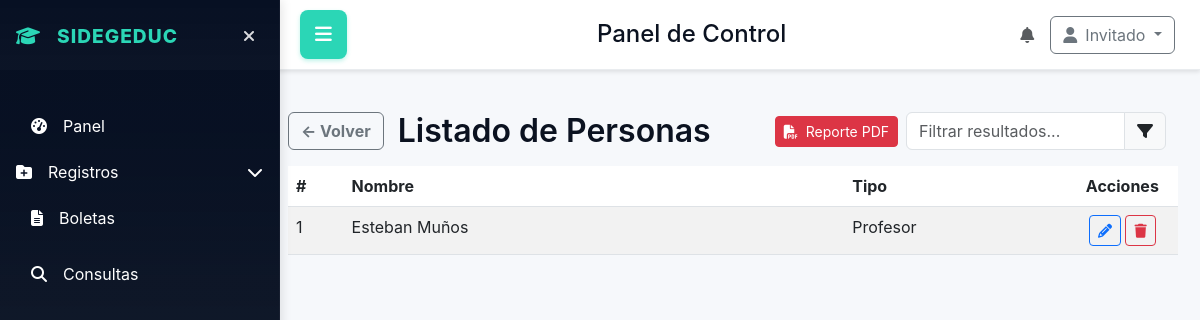
/consultas/personas/list?role=profesor, run on an earlier commit of the app's database.
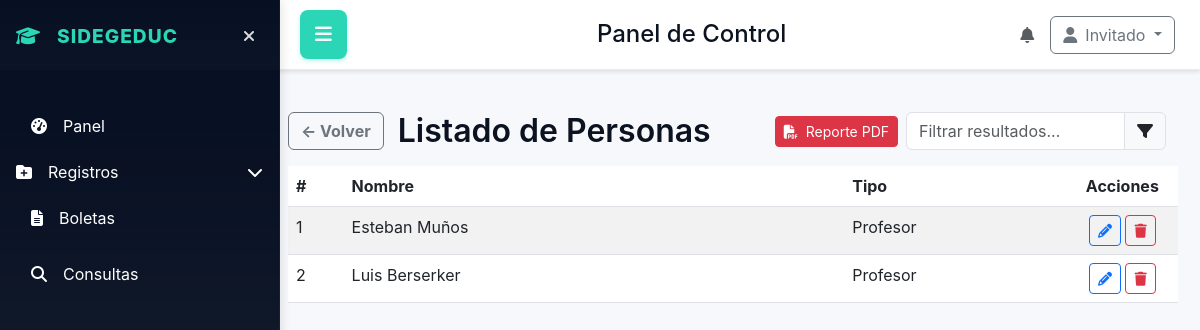
And on a later commit of the database.
### database/models.py (models this page shows)
class Profesores(db.Model):
    __tablename__ = 'profesores'
    id_profesor = db.Column(db.Integer, primary_key=True)
    id_persona = db.Column(db.Integer, db.ForeignKey('personas.id_persona'))
    id_especialidad = db.Column(db.Integer, db.ForeignKey('especialidades.id_especialidad'))

class Personas(db.Model):
    __tablename__ = 'personas'
    id_persona = db.Column(db.Integer, primary_key=True)
    primer_nombre = db.Column(db.String(50), nullable=False)
    segundo_nombre = db.Column(db.String(50))
    primer_apellido = db.Column(db.String(50), nullable=False)
    segundo_apellido = db.Column(db.String(50))
    fecha_nacimiento = db.Column(db.Date)
    id_sexo = db.Column(db.Integer, db.ForeignKey('sexo.id_sexo'))
    id_tipo_persona = db.Column(db.Integer, db.ForeignKey('tipo_persona.id_tipo_persona'), nullable=False)
    id_tipo_documento = db.Column(db.Integer, db.ForeignKey('tipo_documento.id_tipo_documento'), nullable=True)
    numero_cedula = db.Column(db.String(20), nullable=True)
    id_ocupacion = db.Column(db.Integer, db.ForeignKey('ocupaciones.id'), nullable=True)
    id_profesion = db.Column(db.Integer, db.ForeignKey('profesiones.id'), nullable=True)
    num_hijos = db.Column(db.Integer, nullable=True)
    id_relacion_familiar = db.Column(db.Integer, db.ForeignKey('relaciones_familiares.id'), nullable=True)

### app.py (the view)
@app.route('/consultas/personas/list')
def consultas_personas_list():
    return manejar_la_vista_de.consultas_personas_list()

### app.py (called while the page is built)
@event.listens_for(Engine, "connect")
def set_sqlite_pragma(dbapi_connection, connection_record):
    if app.config['SQLALCHEMY_DATABASE_URI'].startswith("sqlite"):
        cursor = dbapi_connection.cursor()
        cursor.execute("PRAGMA foreign_keys=ON")
        cursor.close()

@app.context_processor
def inject_user_context():
    try:
        ctx = get_user_context(session)
    except Exception:
        ctx = {}
    return {
        'is_creator': ctx.get('is_creator', False),
        'developer_priv': ctx.get('developer_priv', False),
        'role_name': ctx.get('role_name'),
        'role_desc': ctx.get('role_desc'),
        'status': ctx.get('status'),
        'usuario': ctx.get('user')
    }

### utils/permissions.py (called while the page is built, shortened)
def get_user_context(session): #esto es la funcion que se reutiliza  para obtener el contexto del usuario desde la sesión
    user = None
    developer_priv = False
    current_user_id = None
    role_name = None
    role_desc = None
    status = None
    is_creator = False
    return {
        'user': user,
        'developer_priv': developer_priv,
        'current_user_id': current_user_id,
        'role_name': role_name,
        'role_desc': role_desc,
        'status': status,
        'is_creator': is_creator
    }

### utils/view_handlers.py (called while the page is built)
def compute_role_counts(ctx):
    try:
        if ctx.get('is_creator'):
            roles_count = Roles.query.count()
            users_q = db.session.query(Roles.nombre_rol, func.count(Usuarios.id_user)).join(Usuarios, Usuarios.id_rol == Roles.id_rol).group_by(Roles.id_rol).all()
        else:
            roles_count = Roles.query.filter(func.lower(func.trim(Roles.nombre_rol)) != 'creador').count()
            users_q = db.session.query(Roles.nombre_rol, func.count(Usuarios.id_user)).join(Usuarios, Usuarios.id_rol == Roles.id_rol).filter(func.lower(func.trim(Roles.nombre_rol)) != 'creador').group_by(Roles.id_rol).all()
        users_by_role = [{'role': r or 'Sin nombre', 'count': int(c)} for r, c in users_q]
    except Exception:
        roles_count = 0
        users_by_role = []
    return roles_count, users_by_role

### templates/home_panel/struct.html (shortened to what this page needs)
<!DOCTYPE html>
<html lang="en">
<head>
    <link href="https://cdn.jsdelivr.net/npm/bootstrap@5.3.0/dist/css/bootstrap.min.css" rel="stylesheet">
    <link rel="stylesheet" href="https://cdnjs.cloudflare.com/ajax/libs/font-awesome/6.4.0/css/all.min.css">
    <link rel="stylesheet" href="{{ url_for('static', filename='home_panel/home_panel.css') }}">
    <link rel="stylesheet" href="https://cdn.jsdelivr.net/npm/flatpickr/dist/themes/material_blue.css">
</head>
<body>
    <div class="app-layout">
        <aside class="sidebar" id="sidebar">
            <div class="p-3">
                <div class="d-flex align-items-center mb-3">
                    <div class="logo">
                        <i class="fas fa-graduation-cap me-2"></i>
                        SIDEGEDUC
                    </div>
                    <button id="sidebar-toggle" class="sidebar-toggle" aria-label="Ocultar sidebar">
                        <i class="fas fa-times"></i>
                    </button>
                </div>
            </div>
            <nav class="p-3 flex-grow-1">
                <ul class="nav flex-column">
                    <li class="nav-item mb-2">
                        <a class="nav-link" href="{{ url_for('dashboard') }}">
                            <i class="fas fa-tachometer-alt me-3"></i>
                            <span>Panel</span>
                        </a>
                    </li>
                    <li class="nav-item mb-2">
                        <button class="nav-link btn btn-link text-start p-0 w-100" data-bs-toggle="collapse" data-bs-target="#registrosSub" aria-expanded="false">
                            <i class="fas fa-folder-plus me-3"></i>
                            <span>Registros</span>
                            <i class="fas fa-chevron-down ms-auto"></i>
                        </button>
                    </li>
                    <li class="nav-item mb-2">
                        <a class="nav-link" href="{{ url_for('boleta') }}">
                            <i class="fas fa-file-alt me-3"></i>
                            <span>Boletas</span>
                        </a>
                    </li>
                    <li class="nav-item mb-2">
                        <a class="nav-link" href="{{ url_for('consultas') }}">
                            <i class="fas fa-search me-3"></i>
                            <span>Consultas</span>
                        </a>
                    </li>
                </ul>
            </nav>
        </aside>
        <header class="topbar">
            <button id="menu-toggle" class="menu-toggle">
                <i class="fas fa-bars"></i>
            </button>
            <div class="d-flex align-items-center">
                <h1 class="h4 mb-0 ms-3">Panel de Control</h1>
            </div>
            <div class="d-flex align-items-center">
                <div class="me-3">
                    <i class="fas fa-bell text-muted"></i>
                </div>
                <div class="dropdown">
                    <button class="btn btn-outline-secondary dropdown-toggle" type="button" data-bs-toggle="dropdown">
                        <i class="fas fa-user me-2"></i>{{ usuario if usuario else 'Invitado' }}
                    </button>
                </div>
            </div>
        </header>
        <main class="content">
            {% if content_template %}
                {% include content_template %}
            {% endif %}
        </main>
    </div>
</body>
</html>

### templates/home_panel/consultas_personas_list.html (shortened to what this page needs)
<div class="container-fluid" style="margin-top:90px;">
  <div class="row align-items-center mb-3">
    <div class="col-auto">
      <a href="{{ url_for('consultas') }}" class="btn btn-outline-secondary" style="font-weight:bold;">
        &larr; Volver
      </a>
    </div>
    <div class="col-auto">
      <h2 class="mb-0" style="font-weight:600; font-size:2rem;">Listado de Personas</h2>
    </div>
    <div class="col text-end d-flex align-items-center justify-content-end gap-2">
      <a href="{{ url_for('reporte_pdf_personas', role=role or '') }}" class="btn btn-danger btn-sm" title="Descargar reporte PDF">
        <i class="fas fa-file-pdf me-1"></i> Reporte PDF
      </a>
      <div class="input-group" style="max-width:260px;">
        <input id="filtro-listado" type="text" class="form-control" placeholder="Filtrar resultados..." autocomplete="off">
        <span class="input-group-text"><i class="fas fa-filter"></i></span>
      </div>
    </div>
  </div>
  <link rel="stylesheet" href="/static/home_panel/filtro-dinamico.css">
  {% if rows and rows|length > 0 %}
  <table class="table table-striped">
    <thead>
      <tr>
        <th style="width:5%;">#</th>
        <th style="width:45%;">Nombre</th>
        <th style="width:20%;">Tipo</th>
        <th style="width:10%;text-align:center;">Acciones</th>
      </tr>
    </thead>
    <tbody>
      {% for r in rows %}
      <tr>
        <td>{{ loop.index }}</td>
        <td>{{ r.primer_nombre }} {% if r.segundo_nombre %}{{ r.segundo_nombre }}{% endif %} {{ r.primer_apellido }} {% if r.segundo_apellido %}{{ r.segundo_apellido }}{% endif %}</td>
        <td>
          {% if r.tipo_persona %}
            {{ r.tipo_persona }}
          {% elif r.rol %}
            {{ r.rol }}
          {% elif role_display %}
            {{ role_display }}
          {% else %}
            Sin rol
          {% endif %}
        </td>
        <td style="text-align:center;">
          <a class="btn btn-sm btn-outline-primary" href="{{ url_for('editar_persona') }}?id={{ r.id_persona }}&role={{ r.rol or role_display|lower or 'sinrol' }}" title="Editar"><i class="fas fa-pencil-alt"></i></a>
          <form method="post" action="{{ url_for('borrar_registro_persona') }}" style="display:inline-block;margin:0;">
            <button class="btn btn-sm btn-outline-danger" title="Borrar" onclick="return confirm('¿Eliminar este registro?')"><i class="fas fa-trash"></i></button>
          </form>
        </td>
      </tr>
      {% endfor %}
    </tbody>
  </table>
  {% else %}
  <div class="alert alert-info text-center" style="margin-top:48px;font-size:1.2em;">
    <i class="fas fa-info-circle me-2"></i>
    No Hay registros para mostrar.
  </div>
  {% endif %}
</div>

### static/home_panel/home_panel.css (style rules this page uses)
:root { --panel-bg:#ffffff; --muted:#9aa4ad; --accent-1:#06a77d; --accent-2:#0b5f47; --glass:#f6fbfa; --card-border:#e9f4f2; --sidebar-start:#071023; --sidebar-end:#0f1724cc; --accent:#2bd6b6; --accent2:#00bfa5; --bg:#f6f8fb; }
.row { display:flex;gap:14px }
body { margin:0;font-family:Inter,system-ui,Arial;background:linear-gradient(180deg,#071023 0%, #071023 12%, #071023 12%, #f6f8fb 100%);color:#0b1220 }
.sidebar { width: 280px; background: linear-gradient(180deg,var(--sidebar-start),var(--sidebar-end)); color:#fff; padding:0; display:flex; flex-direction:column; border-right:1px solid rgba(255,255,255,0.04); transition: transform 0.3s cubic-bezier(.2,.9,.2,1); position: fixed; height: 100vh; overflow-y: auto; z-index: 1050; top: 0; left: 0; box-shadow: 2px 0 10px rgba(0,0,0,0.1); }
.logo { font-weight:800;font-size:1.2rem;letter-spacing:1px;color:var(--accent);display:flex;align-items:center;gap:8px }
.sidebar-toggle { background:transparent;border:none;color:rgba(255,255,255,0.85);padding:8px;border-radius:8px;cursor:pointer;margin-left:auto;transition: all 0.2s }
.nav-link { color: white !important;text-decoration: none;padding: 10px 15px;border-radius: 8px;margin-bottom: 4px;display: flex;align-items: center;width: 100%;transition: all .22s cubic-bezier(.2,.9,.2,1) }
.nav-link.btn-link { color: white !important;border: none;background: transparent;padding: 10px 15px }
.content { margin-left: 280px;padding:22px 22px 22px 8px;background: var(--bg); min-height: 100vh; transition: margin-left 0.3s cubic-bezier(.2,.9,.2,1); }
.content > .container-fluid { padding-left:0;padding-right:0 }
.content .container-fluid .row { margin-left:0;margin-right:0 }
.content .container-fluid [class*=col-] { padding-left:0;padding-right:0 }
.topbar { background: white; padding: 15px 25px 15px 300px; border-bottom: 1px solid #e9ecef; box-shadow: 0 2px 4px rgba(0,0,0,0.1); display: flex; justify-content: space-between; align-items: center; transition: margin-left 0.3s cubic-bezier(.2,.9,.2,1); position: fixed; top: 0; right: 0; left: 0; z-index: 1030; height: 70px; }
.menu-toggle { background: var(--accent); border: none; color: white; padding: 10px 15px; border-radius: 8px; cursor: pointer; font-size: 1.2rem; transition: all 0.2s; box-shadow: 0 2px 4px rgba(43,214,182,0.3); }

What changed in the data, as far as the page shows it:
added Profesores: primer_nombre "Luis", primer_apellido "Berserker", role_display "Profesor"
